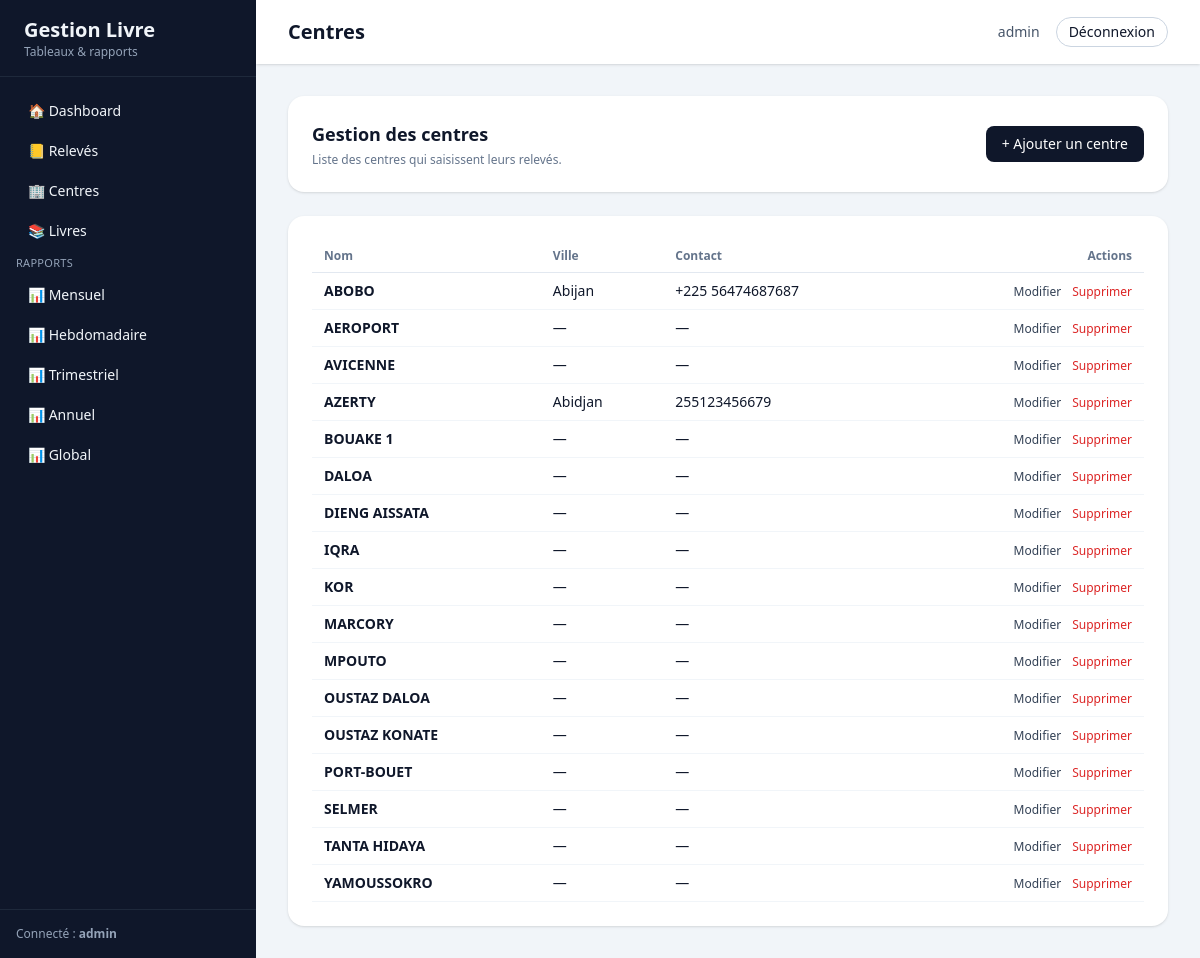
The app's page /centres/ (signed in), older data.
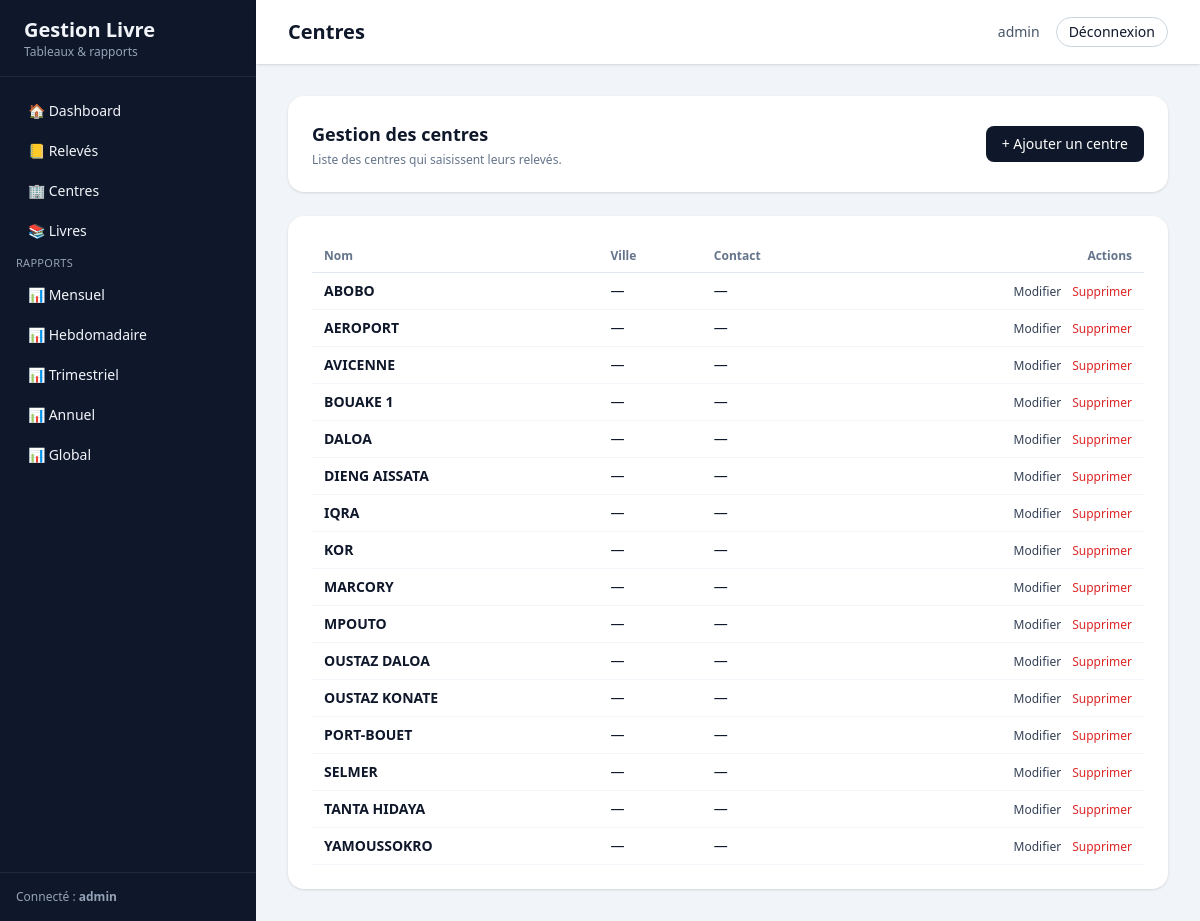
The same page, newer data.
### gestion/models.py (models this page shows, shortened)
class Centre(models.Model):
    nom = models.CharField(max_length=100, unique=True)
    ville = models.CharField(max_length=100, blank=True)
    contact = models.CharField(max_length=100, blank=True)

### gestion/views.py (the view)
# urls.py: path("centres/", centre_list, name="centre_list"),
@login_required
@admin_required
def centre_list(request):
    centres = Centre.objects.all().order_by("nom")
    return render(request, "gestion/centre_list.html", {"centres": centres})

### gestion/views.py (called while the page is built)
def admin_required(view_func):
    @wraps(view_func)
    def _wrapped(request, *args, **kwargs):
        user = request.user
        if not user.is_authenticated:
            raise PermissionDenied
        if getattr(user, "is_superuser", False):
            return view_func(request, *args, **kwargs)
        if hasattr(user, "is_admin") and user.is_admin():
            return view_func(request, *args, **kwargs)
        raise PermissionDenied
    return _wrapped

### templates/gestion/centre_list.html (shortened to what this page needs)
{% extends "base.html" %}
{% block header_title %}Centres{% endblock %}
{% block content %}
<div class="space-y-6">
  <div class="bg-white rounded-2xl shadow p-4 md:p-6 flex flex-col md:flex-row md:items-center md:justify-between gap-4">
    <div>
      <h1 class="text-lg font-semibold">Gestion des centres</h1>
      <p class="text-xs text-slate-500 mt-1">
        Liste des centres qui saisissent leurs relevés.
      </p>
    </div>
    <div>
      <a href="{% url 'centre_create' %}"
         class="inline-flex items-center rounded-lg bg-slate-900 text-white px-4 py-2 text-sm font-medium hover:bg-slate-800">
        + Ajouter un centre
      </a>
    </div>
  </div>
  <div class="bg-white rounded-2xl shadow p-4 md:p-6 overflow-x-auto">
    <table class="min-w-full text-sm">
      <thead>
        <tr class="border-b border-slate-200 text-xs text-slate-500">
          <th class="py-2 px-3 text-left">Nom</th>
          <th class="py-2 px-3 text-left">Ville</th>
          <th class="py-2 px-3 text-left">Contact</th>
          <th class="py-2 px-3 text-right">Actions</th>
        </tr>
      </thead>
      <tbody>
        {% if centres %}
          {% for centre in centres %}
            <tr class="border-b border-slate-100 hover:bg-slate-50">
              <td class="py-2 px-3 font-semibold">
                {{ centre.nom }}
              </td>
              <td class="py-2 px-3">
                {{ centre.ville|default:"—" }}
              </td>
              <td class="py-2 px-3">
                {{ centre.contact|default:"—" }}
              </td>
              <td class="py-2 px-3 text-right space-x-2">
                <a href="{% url 'centre_update' centre.pk %}"
                   class="text-xs text-slate-700 hover:underline">
                  Modifier
                </a>
                <a href="{% url 'centre_delete' centre.pk %}"
                   class="text-xs text-red-600 hover:underline">
                  Supprimer
                </a>
              </td>
            </tr>
          {% endfor %}
        {% else %}
          <tr>
            <td colspan="4" class="py-4 px-3 text-center text-slate-500">
              Aucun centre enregistré.
            </td>
          </tr>
        {% endif %}
      </tbody>
    </table>
  </div>
</div>
{% endblock %}

Row changes from the older to the newer data that the page shows:
removed Centre: nom "AZERTY", ville "Abidjan", contact "255123456679"
changed Centre "ABOBO": ville "Abijan" → "—"; contact "+225 56474687687" → "—"
